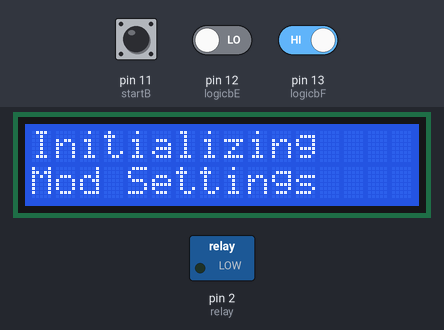
Recording of a sketch running on a simulated Arduino Uno, built with avr-gcc and run on an emulated ATmega328P. Parts: 16×2 character LCD, switched loads named in the sketch (green lamp = pin HIGH). The test bench sets the inputs (shaded band); at power-on: pin 13 (logicbF) HIGH, pin 11 (startB) HIGH, pin 12 (logicbE) LOW.

Above: at 1.2 s.
1.3 s: pin 13 (logicbF) driven LOW
At 4.4 s:
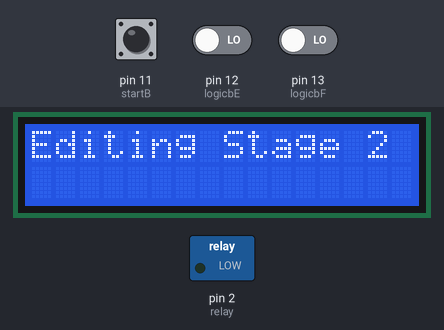
At 5.8 s:
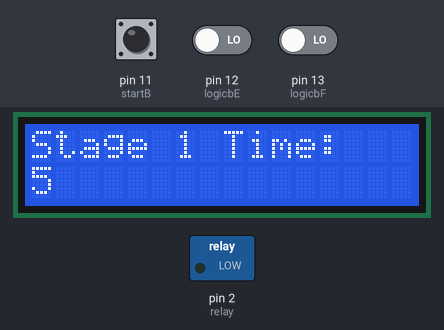
6.2 s: pin 13 (logicbF) driven HIGH
Timing chart, 0 to 9.2 s (numbered marks = the images above; inputs shaded):
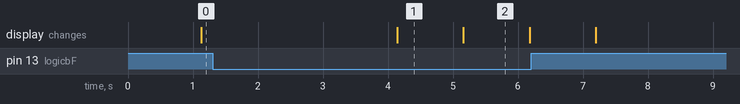

Measured:
- after the input at 1.3 s, the display: changes after 2.8 s (image 1)
- what the display in image 1 shows lasts 1.1 s, from 4.1 s to 5.2 s

The sketch:

Design1Ver_19.ino
```cpp
#include <LiquidCrystal_I2C.h>                            //Library for LCD
#include <Wire.h>                                         //Wire Library for LCD
#include <OneWire.h>                                      //Wire Library for Temp Sensor
#include <DallasTemperature.h>                            //Library for Temperature Sensor
#define ONE_WIRE_BUS 5                                    //temperature sensor pin
#define relay 2                                           //relay pin for heater
int startB = 11;                                          //start button pin
int logicbE = 12;                                         //button logic E
int logicbF = 13;                                         //button logic F
int bState;                                               //State of the button
int sysState = 1;                                         //Machine System State (In LOOP)
OneWire oneWire(ONE_WIRE_BUS);                            //Temperature Wire BUS
DallasTemperature sensors(&oneWire);                      //Assign Temperature Library to sensors
LiquidCrystal_I2C lcd(0x27, 16, 2);                       //Assign LCD library to lcd
float MaxTemp1 = 40;                                      //Stage 1 Temperature
float MaxTemp2 = 50;                                      //Stage 2 Temperature
float MaxTemp3 = 60;                                      //Stage 3 Temperature
float Celcius = 0;                                        //Declaring Celcius for Temperature Sensor
unsigned long previousMillis = 0;                         //For Timing Millis() funciton
long timeInter1 = 300000;                                 //Stage 1 Time default setting 5 mins in Millis
long timeInter2 = 3600000;                                //Stage 2 Time default setting 1 Hour in Millis
long timeInter3 = 21600000;                               //Stage 3 Time default setting 6 Hours in Millis
long timeInter4 = 300000;                                 //Stage 4 time default setting 5 mins in Millis
long stageTme1 = 5;                                        //Stage 1 Time for Modifying the setting//
int stageTme2 = 60;                                       //Stage 2 Time for Modifying the setting
int stageTme3 = 360;                                      //Stage 3 Time for Modifying the setting
int stageTme4 = 5;                                        //Stage 4 Time for Modifying the setting

void setup()
{
	pinMode(relay, OUTPUT);									//setting relay pin mode to OUTPUT
	pinMode(logicbE, INPUT);								//setting logic E pin mode to INPUT
	pinMode(logicbF, INPUT);								//setting logic F pin mode to INPUT
	pinMode(startB, INPUT);									//setting start button pin mode to INPUT
	lcd.init();												//LCD initialization
	lcd.backlight();										//turning LCD backlight
	sensors.begin();										//Initilizing temperature sensor
	Serial.begin(9600);										//serial baud rate 9600
}

void loop(){
	sysButState();
}

void sysButState() {
	int bStateS = digitalRead(startB);
	int bStateE = digitalRead(logicbE);
	int bStateF = digitalRead(logicbF);

	if (bStateS == 0 && bStateE == 0 && bStateF == 0) {
		//Go to Do nothing state Switch Trap
		bState = 0;
	}
	else if (bStateS == 1) {
		//Go to Start Stage 1 State
		bState = 1;
	}
	else if (bStateE == 1 && bStateF == 0) {
		//Go to Modify State
		bState = 2;
	}
	systemState(bState);									//Passing bstate value to the argument
}

void systemState(int sysStateVer) {
	switch (sysStateVer) {
	case 0: {
		lcd.clear();
		lcd.setCursor(0, 0);
		lcd.print("Mod Settings?");
		lcd.setCursor(0, 1);
		lcd.print("SEL for Yes");
		delay(2000);
		lcd.setCursor(0, 1);
		lcd.print("START for No");
		delay(1000);
		break;
	}
	case 1: {
		lcd.clear();
		lcd.setCursor(0, 0);
		lcd.print("STARTING");
		lcd.setCursor(0, 1);
		lcd.print("Stage 1");
		delay(1000);
	}
	case 2: {
		lcd.clear();
		lcd.setCursor(0, 0);
		lcd.print("Initializing");
		lcd.setCursor(0, 1);
		lcd.print("Mod Settings");
		delay(2000);
		modStage1();
	}
	}
}

void modStage1() {
	delay(1000);
	int bStateSTG1 = 2;
	int bStateS = digitalRead(startB);
	int bStateE = digitalRead(logicbE);
	int bStateF = digitalRead(logicbF);
	if (bStateE == 1 && bStateF == 1) {
		stageTme1 = stageTme1++;
		delay(250);
	}
	else if (bStateE == 0 && bStateF == 1) {
		stageTme1 = stageTme1++;
		delay(250);
	}
	else if (bStateS == 1) {
		lcd.clear();
		lcd.setCursor(0, 0);
		lcd.print("Editing Stage 2");
		delay(1000);
		modStage2();
	}
	lcd.clear();
	lcd.setCursor(0, 0);
	lcd.print("Stage 1 Time: ");
	lcd.setCursor(0, 1);
	lcd.print(stageTme1);
	modStage1();
}

void modStage2() {
}
```
